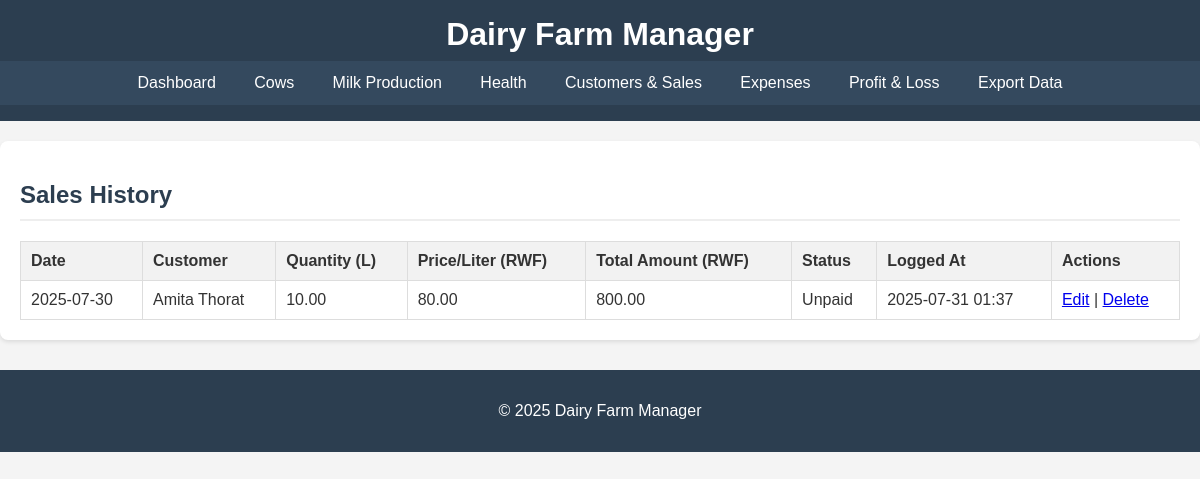
The app's page /sales with its own data.
### models.py (models this page shows, shortened)
class Sale(db.Model):
    id = db.Column(db.Integer, primary_key=True)
    customer_id = db.Column(db.Integer, db.ForeignKey('customer.id'), nullable=False)
    date = db.Column(db.Date, nullable=False, default=date.today)
    milk_quantity_liters = db.Column(db.Float, nullable=False)
    price_per_liter = db.Column(db.Float, nullable=False)
    total_amount = db.Column(db.Float, nullable=False) # Calculated
    is_paid = db.Column(db.Boolean, default=False)
    timestamp = db.Column(db.DateTime, default=datetime.utcnow)

class Customer(db.Model):
    id = db.Column(db.Integer, primary_key=True)
    name = db.Column(db.String(150), nullable=False)
    contact_info = db.Column(db.Text)
    balance = db.Column(db.Float, default=0.0) # Amount owed by customer
    sales = db.relationship('Sale', backref='customer', lazy=True)
    payments = db.relationship('Payment', backref='customer', lazy=True)

### app.py (the view)
@app.route('/sales')
def view_sales():
    sales = Sale.query.order_by(Sale.date.desc(), Sale.timestamp.desc()).all()
    return render_template('view_sales.html', sales=sales)

### app.py (called while the page is built)
@app.context_processor
def inject_common_variables(): # Renamed from inject_today for clarity, but old name works too
    return {
        'today': date.today(),
        'now': datetime.now # <--- ADD THIS LINE
    }

### templates/view_sales.html (shortened to what this page needs)
{% extends 'base.html' %}
{% block content %}
<h2>Sales History</h2>
{% if sales %}
    <table>
        <thead>
            <tr>
                <th>Date</th>
                <th>Customer</th>
                <th>Quantity (L)</th>
                <th>Price/Liter (RWF)</th>
                <th>Total Amount (RWF)</th>
                <th>Status</th>
                <th>Logged At</th>
                <th>Actions</th>
            </tr>
        </thead>
        <tbody>
            {% for sale in sales %}
            <tr>
                <td>{{ sale.date.strftime('%Y-%m-%d') }}</td>
                <td>{{ sale.customer.name }}</td>
                <td>{{ "%.2f"|format(sale.milk_quantity_liters) }}</td>
                <td>{{ "%.2f"|format(sale.price_per_liter) }}</td>
                <td>{{ "%.2f"|format(sale.total_amount) }}</td>
                <td>{{ 'Paid' if sale.is_paid else 'Unpaid' }}</td>
                <td>{{ sale.timestamp.strftime('%Y-%m-%d %H:%M') }}</td>
                <td>
                    <a href="#">Edit</a> | <a href="#">Delete</a>
                </td>
            </tr>
            {% endfor %}
        </tbody>
    </table>
{% else %}
    <p>No sales records found. <a href="{{ url_for('record_sale') }}">Record a sale now</a>.</p>
{% endif %}
{% endblock %}

### static/css/style.css (style rules this page uses)
body { font-family: Arial, sans-serif; margin: 0; padding: 0; background-color: #f4f4f4; color: #333; }
h2, h3 { color: #2c3e50; border-bottom: 2px solid #eee; padding-bottom: 10px; margin-bottom: 20px; }
table { width: 100%; border-collapse: collapse; margin-top: 20px; }
table th, table td { border: 1px solid #ddd; padding: 10px; text-align: left; }
table th { background-color: #f2f2f2; font-weight: bold; }

### records on screen
Sale: date "2025-07-30", customer.name "Amita Thorat", milk_quantity_liters "10.00", price_per_liter "80.00", total_amount "800.00", is_paid "Unpaid", timestamp "2025-07-31 01:37"
